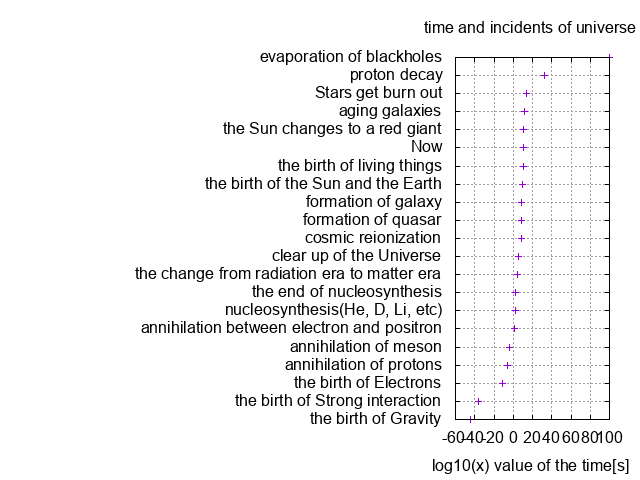

This chart was generated by the following gnuplot code:

set title "time and incidents of universe"

set terminal png
set out "exercise01-02.png"

set grid xtics ytics

set xlabel "log10(x) value of the time[s]"
unset mxtics

plot 'exercise01-02.dat' using (log10($1)):0:yticlabels(2) title ""
